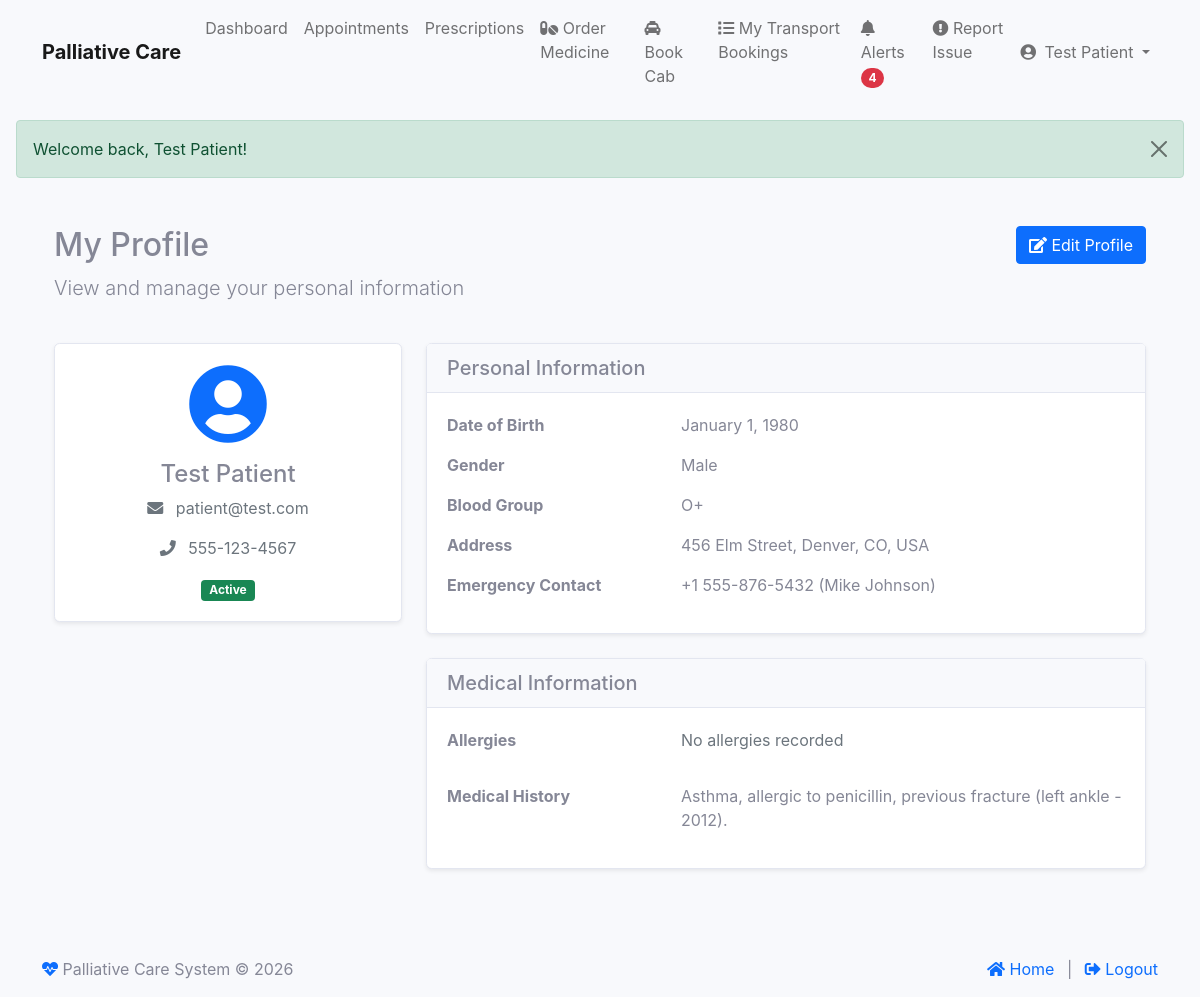
The app's page /index.php?module=patient&action=profile (signed in) with its own data.
### tables this page shows
CREATE TABLE IF NOT EXISTS `patients` (
  `id` int NOT NULL AUTO_INCREMENT,
  `user_id` int NOT NULL,
  `name` varchar(255) NOT NULL,
  `email` varchar(255) NOT NULL,
  `phone` varchar(20) DEFAULT NULL,
  `dob` date DEFAULT NULL,
  `gender` enum('male','female','other') DEFAULT NULL,
  `blood_group` varchar(5) DEFAULT NULL,
  `emergency_contact` varchar(255) DEFAULT NULL,
  `address` text,
  `medical_history` text,
  `created_at` timestamp NULL DEFAULT CURRENT_TIMESTAMP,
  `updated_at` timestamp NULL DEFAULT CURRENT_TIMESTAMP ON UPDATE CURRENT_TIMESTAMP,
  `profile_image` varchar(255) DEFAULT NULL,
  PRIMARY KEY (`id`),
  UNIQUE KEY `user_id` (`user_id`),
  UNIQUE KEY `email` (`email`)
);

CREATE TABLE IF NOT EXISTS `users` (
  `id` int NOT NULL AUTO_INCREMENT,
  `email` varchar(255) NOT NULL,
  `password_hash` varchar(255) NOT NULL,
  `name` varchar(255) NOT NULL,
  `user_type` enum('patient','doctor','service','admin') NOT NULL,
  `status` enum('active','inactive','suspended') DEFAULT 'active',
  `created_at` timestamp NULL DEFAULT CURRENT_TIMESTAMP,
  `updated_at` timestamp NULL DEFAULT CURRENT_TIMESTAMP ON UPDATE CURRENT_TIMESTAMP,
  PRIMARY KEY (`id`),
  UNIQUE KEY `email` (`email`)
);

### modules/base_controller.php (called while the page is built, shortened)
<?php
class BaseController {
    public function __construct() {
        require_once __DIR__ . '/../classes/Database.php';
        $this->db = Database::getInstance();
        if (isset($_SESSION['user_id'])) {
            $stmt = $this->db->prepare("SELECT * FROM users WHERE id = ?");
            $stmt->execute([$_SESSION['user_id']]);
        }
    }
    protected function render($view, $data = []) {
        extract($data);
        $view_file = "modules/" . strtolower(str_replace("Controller", "", get_class($this))) . "/views/{$view}.php";
        include $view_file;
    }
}

### modules/patient/controller.php (called while the page is built, shortened)
<?php
class PatientController extends BaseController {
    protected $patient;
    public function __construct() {
        parent::__construct();
        try {
            $stmt = $this->db->prepare("SELECT * FROM patients WHERE user_id = ?");
            $stmt->execute([$_SESSION['user_id']]);
            $patient = $stmt->fetch(PDO::FETCH_ASSOC);
            $this->patient = $patient;
        } catch (PDOException $e) {
            error_log("Error in PatientController constructor: " . $e->getMessage());
            session_destroy();
            $_SESSION['error'] = "An error occurred. Please try again later.";
            header("Location: " . SITE_URL . "index.php?module=auth&action=login&type=patient");
            exit;
        }
    }
    public function profile() {
        try {
            $stmt = $this->db->prepare("
                SELECT p.*, u.email, u.status as user_status
                FROM patients p
                JOIN users u ON p.user_id = u.id
                WHERE p.id = ?
            ");
            $stmt->execute([$this->patient['id']]);
            $patient_details = $stmt->fetch(PDO::FETCH_ASSOC);
            $this->render('profile', [
                'patient' => $patient_details
            ]);
        } catch (PDOException $e) {
            error_log("Error in profile: " . $e->getMessage());
            $_SESSION['error'] = "An error occurred while loading your profile.";
            $this->redirect('index.php?module=patient&action=dashboard');
        }
    }
}

### classes/Database.php (called while the page is built, shortened)
<?php
class Database {
    private static $instance = null;
    private function __construct() {
        try {
            $dsn = "mysql:host=" . DB_HOST . ";dbname=" . DB_NAME . ";charset=utf8mb4";
            $options = [
                PDO::ATTR_ERRMODE => PDO::ERRMODE_EXCEPTION,
                PDO::ATTR_DEFAULT_FETCH_MODE => PDO::FETCH_ASSOC,
                PDO::ATTR_EMULATE_PREPARES => false,
                PDO::MYSQL_ATTR_INIT_COMMAND => "SET NAMES utf8mb4 COLLATE utf8mb4_unicode_ci"
            ];
            $this->connection = new PDO($dsn, DB_USER, DB_PASS, $options);
        } catch (PDOException $e) {
            error_log("Database connection error: " . $e->getMessage());
            throw new Exception("Could not connect to the database. Please try again later.");
        }
    }
    public static function getInstance() {
        if (self::$instance === null) {
            self::$instance = new self();
        }
        return self::$instance->connection;
    }
}

### modules/patient/views/profile.php (the view, shortened to what this page needs)
<?php
require_once __DIR__ . '/../../../views/includes/header.php';
?>
<div class="container py-4">
    <div class="row mb-4">
        <div class="col-md-8">
            <h2>My Profile</h2>
            <p class="lead">View and manage your personal information</p>
        </div>
        <div class="col-md-4 text-end">
            <a href="index.php?module=patient&action=edit_profile" class="btn btn-primary">
                <i class="fas fa-edit"></i> Edit Profile
            </a>
        </div>
    </div>
    <div class="row">
        <div class="col-md-4 mb-4">
            <div class="card shadow-sm">
                <div class="card-body text-center">
                    <div class="mb-3">
                        <?php if (!empty($patient['profile_image'])): ?>
                            <img src="<?= htmlspecialchars(SITE_URL . $patient['profile_image']) ?>"
                                 class="img-thumbnail rounded-circle" alt="Profile Image"
                                 style="width: 150px; height: 150px; object-fit: cover;">
                        <?php else: ?>
                            <i class="fas fa-user-circle fa-5x text-primary"></i>
                        <?php endif; ?>
                    </div>
                    <h4><?= htmlspecialchars($patient['name']) ?></h4>
                    <p class="text-muted">
                        <i class="fas fa-envelope me-2"></i> <?= htmlspecialchars($patient['email']) ?>
                    </p>
                    <p class="text-muted">
                        <i class="fas fa-phone me-2"></i> <?= htmlspecialchars($patient['phone'] ?? 'Not provided') ?>
                    </p>
                    <div class="mt-3">
                        <span class="badge bg-<?= $patient['user_status'] === 'active' ? 'success' : 'warning' ?>">
                            <?= ucfirst($patient['user_status']) ?>
                        </span>
                    </div>
                </div>
            </div>
        </div>
        <div class="col-md-8">
            <div class="card shadow-sm">
                <div class="card-header bg-light">
                    <h5 class="mb-0">Personal Information</h5>
                </div>
                <div class="card-body">
                    <div class="row mb-3">
                        <div class="col-md-4 fw-bold">Date of Birth</div>
                        <div class="col-md-8">
                            <?= !empty($patient['dob']) ? date('F j, Y', strtotime($patient['dob'])) : 'Not provided' ?>
                        </div>
                    </div>
                    <div class="row mb-3">
                        <div class="col-md-4 fw-bold">Gender</div>
                        <div class="col-md-8">
                            <?= !empty($patient['gender']) ? ucfirst($patient['gender']) : 'Not provided' ?>
                        </div>
                    </div>
                    <div class="row mb-3">
                        <div class="col-md-4 fw-bold">Blood Group</div>
                        <div class="col-md-8">
                            <?= !empty($patient['blood_group']) ? $patient['blood_group'] : 'Not provided' ?>
                        </div>
                    </div>
                    <div class="row mb-3">
                        <div class="col-md-4 fw-bold">Address</div>
                        <div class="col-md-8">
                            <?= !empty($patient['address']) ? nl2br(htmlspecialchars($patient['address'])) : 'Not provided' ?>
                        </div>
                    </div>
                    <div class="row mb-3">
                        <div class="col-md-4 fw-bold">Emergency Contact</div>
                        <div class="col-md-8">
                            <?= !empty($patient['emergency_contact']) ? htmlspecialchars($patient['emergency_contact']) : 'Not provided' ?>
                        </div>
                    </div>
                </div>
            </div>
            <div class="card shadow-sm mt-4">
                <div class="card-header bg-light">
                    <h5 class="mb-0">Medical Information</h5>
                </div>
                <div class="card-body">
                    <div class="row mb-3">
                        <div class="col-md-4 fw-bold">Allergies</div>
                        <div class="col-md-8">
                            <?php if (!empty($patient['allergies'])): ?>
                                <p><?= nl2br(htmlspecialchars($patient['allergies'])) ?></p>
                            <?php else: ?>
                                <p class="text-muted">No allergies recorded</p>
                            <?php endif; ?>
                        </div>
                    </div>
                    <div class="row">
                        <div class="col-md-4 fw-bold">Medical History</div>
                        <div class="col-md-8">
                            <?php if (!empty($patient['medical_history'])): ?>
                                <p><?= nl2br(htmlspecialchars($patient['medical_history'])) ?></p>
                            <?php else: ?>
                                <p class="text-muted">No medical history recorded</p>
                            <?php endif; ?>
                        </div>
                    </div>
                </div>
            </div>
        </div>
    </div>
</div>
<?php
require_once __DIR__ . '/../../../views/includes/footer.php';
?>

### assets/css/patient.css (style rules this page uses)
body { background-color: #f8f9fc !important; }

### views/includes/header.php (style rules this page uses)
.card { transition: transform 0.2s; }

### records on screen
patients: name "Test Patient", user.email "patient@test.com", phone "555-123-4567", user.status "Active", dob "January 1, 1980", gender "Male", blood_group "O+", address "456 Elm Street, Denver, CO, USA", emergency_contact "+1 555-876-5432 (Mike Johnson)", medical_history "Asthma, allergic to penicillin, previous fracture (left ankle - 2012)."

### other values on screen
$unread_count "4"
$_SESSION['name'] "Test Patient"
$_SESSION['success'] "Welcome back, Test Patient!"
